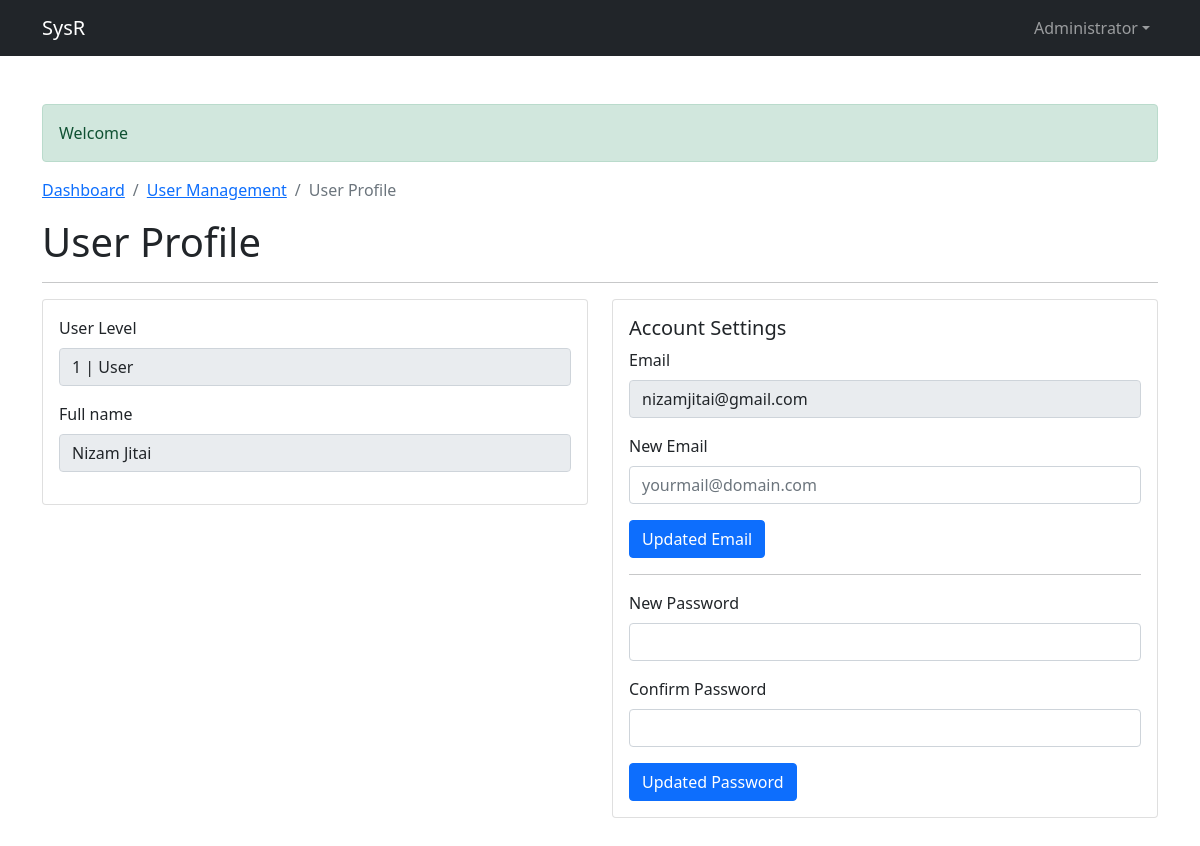
Page /profile.php?user_id=4 (signed in) on the committed database.
### tables this page shows
CREATE TABLE `user` (
  `user_id` int(11) NOT NULL,
  `user_lvl` int(11) NOT NULL DEFAULT 1,
  `email` varchar(265) NOT NULL,
  `fullname` text NOT NULL,
  `pswd` varchar(265) NOT NULL,
  `datetime_created` datetime NOT NULL,
  `datetime_updated` datetime NOT NULL DEFAULT current_timestamp()
);

### helper/url.php (called while the page is built)
<?php
class Url{
    public function base_url()
    {
        $currentPath = $_SERVER['PHP_SELF'];
        $pathInfo = pathinfo($currentPath);
        $hostName = $_SERVER['HTTP_HOST'];
        $protocol = strtolower(substr($_SERVER["SERVER_PROTOCOL"],0,8))=='https'?'https':'http';
        return $protocol.'://'.$hostName.$pathInfo['dirname']."/";
    }
}

### profile.php (the view, shortened to what this page needs)
<?php
    $page_title = "User Profile";
    include './layout/header.php';
    $user_lvl = $_SESSION['is_logged']['user_lvl'];
    if(isset($_GET['user_id'])){
        $req_user = "SELECT user_lvl, fullname, email, user_id, datetime_created FROM user WHERE user_id='".$_GET['user_id']."'";
    }else {
        $req_user = "SELECT user_lvl, fullname, email, user_id, datetime_created FROM user WHERE user_id='".$_SESSION['is_logged']['user_id']."'";
    }
    $list_user = $conn->query($req_user);
    $row = $list_user->fetch_assoc();
?>
<nav aria-label="breadcrumb">
  <ol class="breadcrumb">
    <li class="breadcrumb-item"><a href="<?php echo $url->base_url().'dashboard.php'; ?>">Dashboard</a></li>
    <?php
        if($user_lvl != 1){
    ?>
    <li class="breadcrumb-item"><a href="<?php echo $url->base_url().'userlist.php'; ?>">User Management</a></li>
    <?php
        }
    ?>
    <li class="breadcrumb-item active" aria-current="page"><?php echo $page_title; ?></li>
  </ol>
</nav>
<h1><?php echo $page_title?></h1>
<hr>
<div class="row">
    <div class="col-md-6 mb-5">
        <div class="card">
            <div class="card-body">
                <form action="report_action.php" method="post">
                    <div class="mb-3">
                        <label for="" class="form-label">User Level</label>
                        <input type="text" class="form-control" name="user_lvl" value="<?php echo $row['user_lvl'] .' | '. $lvl_name = ($row['user_lvl'] !=1 ? "Admin" : 'User');?>" disabled>
                    </div>
                    <div class="mb-3">
                        <label for="InputUsername" class="form-label">Full name</label>
                        <input type="text" class="form-control" name="title" id="InputTitle" value="<?php echo $row['fullname'];?>" disabled>
                    </div>
                </form>
            </div>
        </div>
    </div>
    <div class="col-md-6 mb-5">
    <div class="card">
        <div class="card-body">
        <h5 class="card-title">Account Settings</h5>
            <form action="acc_settings.php" method="post">
                <div class="mb-3">
                    <label for="" class="form-label">Email</label>
                    <input type="email" class="form-control" value="<?php echo $row['email'];?>" disabled>
                </div>
                <div class="mb-3">
                    <label for="" class="form-label">New Email</label>
                    <input type="email" class="form-control" name="email" placeholder="yourmail@domain.com" required>
                </div>
                <button type="submit" class="btn btn-primary">Updated Email</button>
            </form>
            <hr>
            <form action="acc_settings.php" method="post">
                <div class="mb-3">
                    <label for="pswd" class="form-label">New Password</label>
                    <input type="password" class="form-control" name="new_pswd" required>
                </div>
                <div class="mb-3">
                    <label for="pswd" class="form-label">Confirm Password</label>
                    <input type="password" class="form-control" name="confirm_pswd" required>
                </div>
                <button type="submit" class="btn btn-primary">Updated Password</button>
            </form>
        </div>
    </div>
</div>
</div>
<?php
    include './layout/footer.php';
?>

### rows in the picture
user: user_lvl "1 | User", title "Nizam Jitai", email "nizamjitai@gmail.com"

### other values in the picture
$_SESSION['is_logged']['fullname'] "Administrator"
$_SESSION['message_noti'] "Welcome"
$page_title "User Profile"
